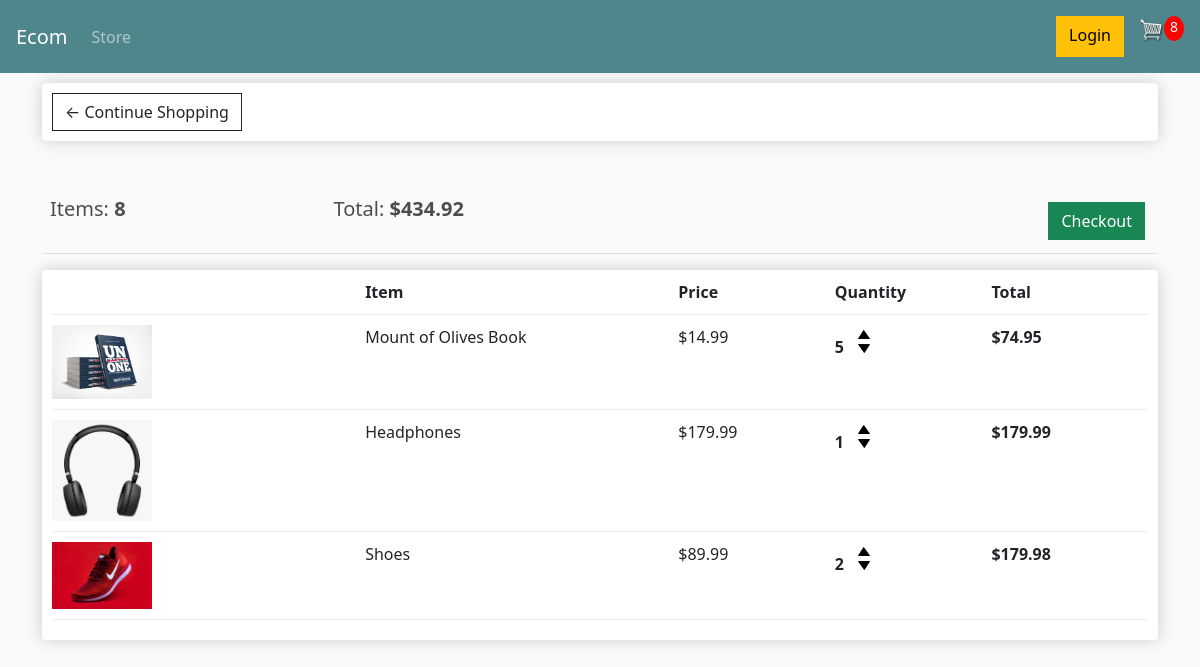
The page /cart/ (signed in) on the database as committed earlier.
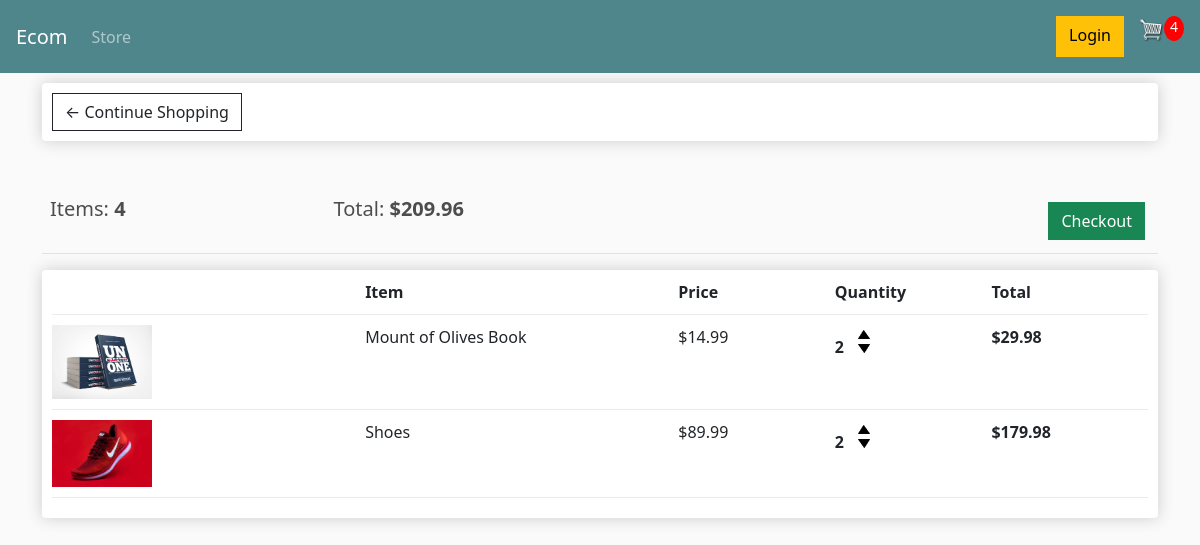
The same page on the database as committed later.
### store/models.py (models this page shows, shortened)
class Order(models.Model):
    customer = models.ForeignKey(Customer, on_delete=models.SET_NULL, null=True, blank=True)
    date_ordered = models.DateTimeField(auto_now_add=True)
    complete=models.BooleanField(default=False)
    transaction_id=models.CharField(max_length=100,null=True)
    @property
    def get_cart_total(self):
        orderitems=self.orderitem_set.all()
        total= sum([item.get_total for item in orderitems])
        return total
    @property
    def get_cart_items(self):
        orderitems=self.orderitem_set.all()
        total=sum([item.quantity for item in orderitems])
        return total

class OrderItem(models.Model):
    product = models.ForeignKey(Product, on_delete=models.SET_NULL, null=True)
    order = models.ForeignKey(Order, on_delete=models.SET_NULL,null=True)
    quantity=models.IntegerField(default=0, null=True, blank=True)
    date_added=models.DateTimeField(auto_now_add=True)
    @property
    def get_total(self):
        total=self.product.price*self.quantity
        return total

class Product(models.Model):
    name = models.CharField(max_length=200)
    price = models.FloatField()
    digital=models.BooleanField(default=False,null=True,blank=True)
    image=models.ImageField(null=True, blank=True)
    @property
    def imageURL(self):
        try:
            url=self.image.url
        except:
            url=''
        return url

### store/views.py (the view)
# urls.py: path('cart/',views.cart,name="cart"),
def cart(request):
    data=cartData(request)
    cartItems=data['cartItems']
    order=data['order']
    items=data['items']
    context={'items': items, 'order': order, 'cartItems':cartItems}
    return render(request, 'store/cart.html',context)

### store/utils.py (called while the page is built)
def cartData(request):
    if request.user.is_authenticated:
        customer=request.user.customer
        order, created = Order.objects.get_or_create(customer=customer, complete=False)
        items = order.orderitem_set.all()
        cartItems=order.get_cart_items
    else:
        cookieData=cookieCart(request)
        cartItems=cookieData['cartItems']
        order=cookieData['order']
        items=cookieData['items']
    return {'cartItems': cartItems, 'order': order, 'items': items}

### store/templates/store/cart.html (shortened to what this page needs)
<!DOCTYPE html>
{% extends 'store/main.html' %}
{% load static %}
{% block content %}
<html lang="en">
<head>
</head>
<body>
    <div class="row">
        <div class="col-lg-12">
            <div class="box-element">
                <a class="btn btn-outline-dark" href="{% url 'store' %}">&#x2190; Continue Shopping</a>
            </div>
            <br>
            <br>
            <table class="table">
                <tr>
                    <th><h5>Items: <strong>{{ order.get_cart_items }}</strong></h5></th>
                    <th><h5>Total: <strong>${{order.get_cart_total|floatformat:2}}</strong></h5></th>
                    <th>
                        <a style="float: right; margin: 5px;" class="btn btn-success" href="{% url 'checkout' %}">Checkout</a>
                    </th>
                </tr>
            </table>
            <div class="box-element">
                <div class="cart-row">
                    <div style="flex: 2;"></div>
                    <div style="flex: 2;"><strong>Item</strong></div>
                    <div style="flex: 1;"><strong>Price</strong></div>
                    <div style="flex: 1;"><strong>Quantity</strong></div>
                    <div style="flex: 1;"><strong>Total</strong></div>
                </div>
                {% for item in items %}
                <div class="cart-row">
                    <div style="flex: 2;"><img class='row-image' src="{{ item.product.imageURL }}" alt=""></div>
                    <div style="flex: 2;">{{item.product.name}}</div>
                    <div style="flex: 1;">${{item.product.price|floatformat:2}}</div>
                    <div style="flex: 1;">
                        <div class="quantity">{{ item.quantity }}</div>
                        <div class="quantity">
                            <img data-product="{{item.product.id}}" data-action="add" class="chg-quantity update-cart" src="{% static 'images/arrow-up.png' %}" alt="">
                            <img data-product="{{item.product.id}}" data-action="remove" class="chg-quantity update-cart" src="{% static 'images/arrow-down.png' %}" alt="">
                        </div>
                    </div>
                    <div style="flex: 1;"><strong>${{item.get_total|floatformat:2}}</strong></div>
                </div>
                {% endfor %}
            </div>
        </div>
    </div>
</body>
{% endblock content %}

Rows that differ between the two databases and show on the page:
removed OrderItem: product.imageURL (picture), product.name "Headphones", product.price "179.99", quantity "1", get_total "179.99"
changed through a linked row, Order: get_cart_items "8" → "4"; get_cart_total "434.92" → "209.96"
changed OrderItem "Mount of Olives Book": quantity "5" → "2"; get_total "74.95" → "29.98"
Other text that changed with them:
{{ cartItems }}: "8" → "4"
